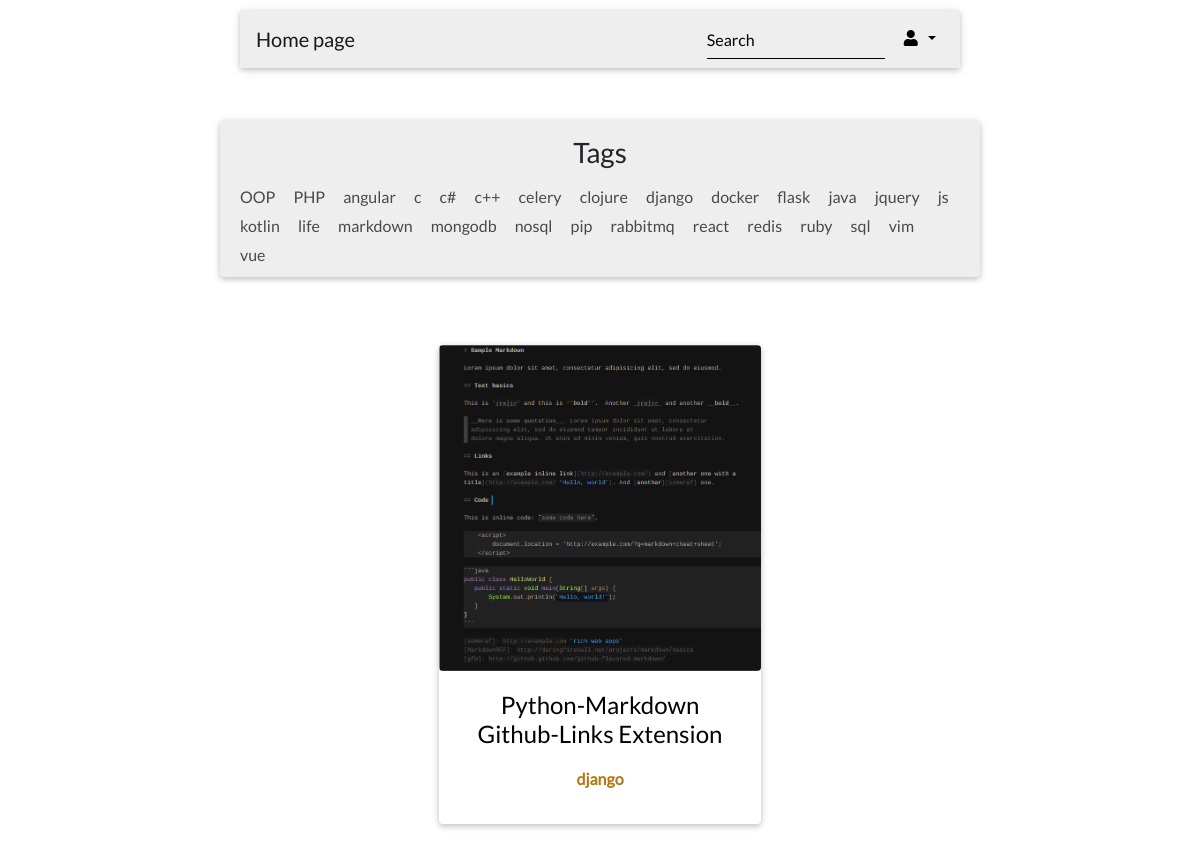
Page /blog/?tag=django on the earlier database version.
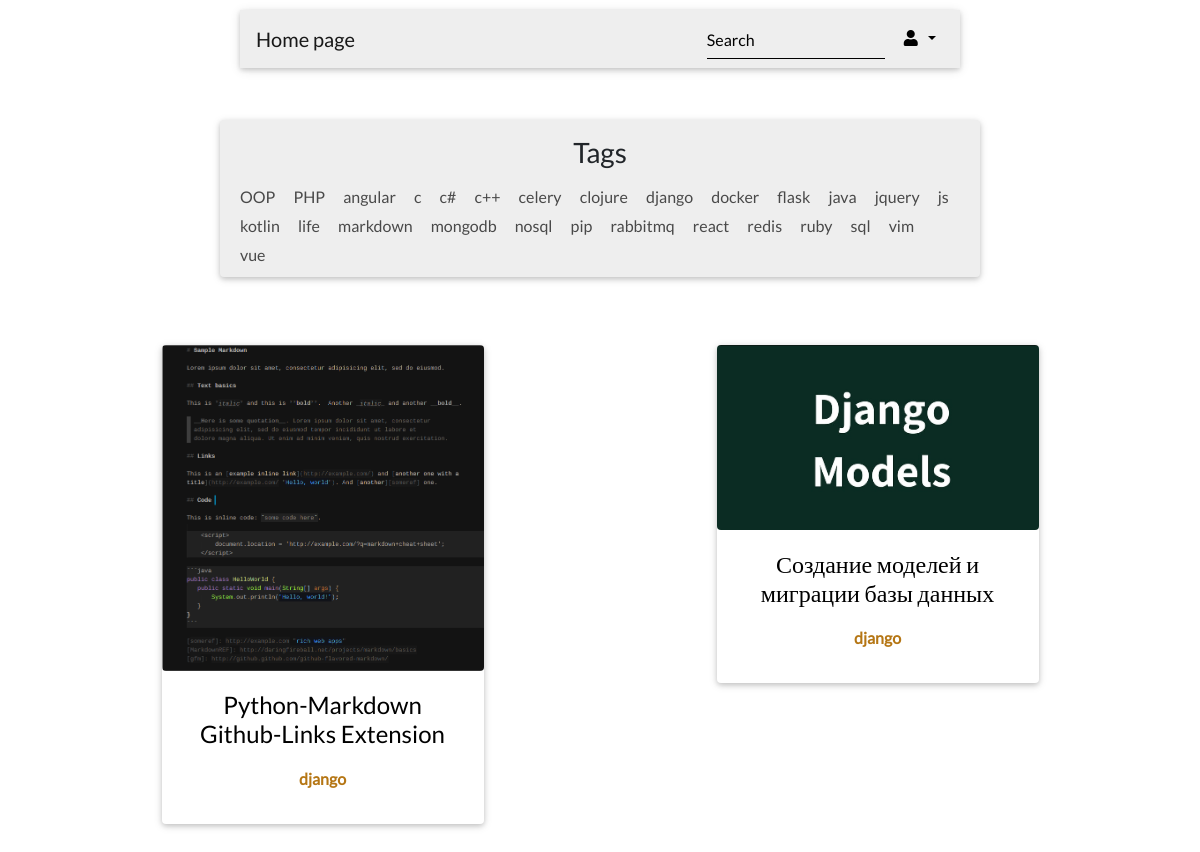
Same page on the later database version.
### blog/models.py (models this page shows, shortened)
class Tag(models.Model):
    title = models.CharField(max_length=50)
    slug = models.SlugField(max_length=50, unique=True)
    class Meta:
        ordering = ['title']

class Post(models.Model):
    title = models.CharField(max_length=150, db_index=True)
    slug = models.SlugField(max_length=150, blank=True, unique=True)
    article_image = models.ImageField(upload_to='media/', null=True, blank=True)
    body = RichTextUploadingField(blank=True, db_index=True)
    tags = models.ManyToManyField('Tag', blank=True, related_name='posts')
    date_pub = models.DateTimeField(auto_now_add=True)
    def get_absolute_url(self):
        return reverse('post_detail_url', kwargs={'slug': self.slug})
    class Meta:
        ordering = ['-date_pub']

### blog/views.py (the view)
# urls.py: path('', post_list, name='post_list_url'),
def post_list(request):
    search_query = request.GET.get('search', '')
    tag_query = request.GET.get('tag', '')
    string_url = None
    if search_query:
        posts = Post.objects.filter(
            Q(title__icontains=search_query) | Q(body__icontains=search_query)
        )
        string_url = '?search='+search_query
    elif tag_query:
        posts = Post.objects.filter(tags__slug__contains=tag_query)
        string_url = '?tag='+tag_query
    else:
        posts = Post.objects.all()
    tags = Tag.objects.all()
    paginator = Paginator(posts, 10)
    page_number = request.GET.get('page', 1)
    page = paginator.get_page(page_number)
    is_paginated = page.has_other_pages()
    if page.has_previous():
        if string_url:
            prev_url = string_url + '&page={}'.format(page.previous_page_number())
        else:
            prev_url = '?page={}'.format(page.previous_page_number())
    else:
        prev_url = ''
    if page.has_next():
        if string_url:
            next_url = string_url + '&page={}'.format(page.next_page_number())
        else:
            next_url = '?page={}'.format(page.next_page_number())
    else:
        next_url = ''
    context = {
        'page_object': page,
        'is_paginated': is_paginated,
        'prev_url': prev_url,
        'next_url': next_url,
        'tags': tags,
        'string_url': string_url+'&page=' if string_url else None, # for handle pagination when searching or tags
    }
    return render(request, 'blog/index.html', context=context)

### blog/templates/blog/index.html (shortened to what this page needs)
{% extends 'base.html' %}
{% block content %}
<div class="container" style="margin-top: 100px;">
<div class="row">
    <div class="col-8" id="tags">
        <h3 class="mt-3 text-center">Tags</h4>
        <ul class="tags-li">
            {% for tag in tags %}
                <a href="?tag={{ tag.title }}">
                    <li>
                        {{ tag.title }}
                    </li>
                </a>
            {% endfor %}
        </ul>
    </div>
</div>
<div class="row" id="article_block">
    {% for post in page_object.object_list %}
        {% include 'blog/includes/post_card_template.html' %}
    {% endfor %}
</div>
</div>
{% endblock %}

### templates/base.html (shortened to what this page needs)
{% load static %}
<!DOCTYPE html>
<html lang="en">
<head>
    <link rel="stylesheet" href="https://use.fontawesome.com/releases/v5.8.2/css/all.css">
    <link href="{% static 'css/bootstrap.min.css' %}" rel="stylesheet">
    <link href="{% static 'css/mdb.min.css' %}" rel="stylesheet">
    <link href="{% static 'css/styles.css' %}" rel="stylesheet">
</head>
<body>
    <nav class="navbar fixed-top  navbar-expand-lg navbar-light" style="width: 60%; margin-left:auto; margin-right:auto; margin-top: 10px; margin-bottom:40px; ">
        <a class="navbar-brand" href="{% url 'post_list_url' %}">Home page</a>
    <div class="collapse navbar-collapse" id="navbarSupportedContent-333">
    <ul class="navbar-nav ml-auto nav-flex-icons">
        <li class="nav-item">
            <form class="form-inline ml-auto" action="{% url 'post_list_url' %}">
                <div class="md-form my-0">
                    <input class="form-control mr-sm-2" type="text" placeholder="Search" aria-label="Search" name="search">
                </div>
            </form>
        </li>
        <li class="nav-item dropdown">
            <a class="nav-link dropdown-toggle" id="navbarDropdownMenuLink-333" data-toggle="dropdown"
            aria-haspopup="true" aria-expanded="false">
            <i class="fas fa-user"></i>
        </a>
    </li>
    </ul>
    </div>
    </nav>
{% block content %}{% endblock %}
</body>
</html>

### blog/templates/blog/includes/post_card_template.html (shortened to what this page needs)
{% load static %}
    <div class="col-md-4 col-md-offset-4 px-3">
        <div class="card m-2" ">
            {% if post.article_image %}
            <div class="view overlay zoom">
                <img src="{{ post.article_image.url }}" class="img-fluid">
            </div>
            {% endif %}
            <div class="card-body">
                <a href="{{ post.get_absolute_url }}">
                    <h4 class="card-title text-center">{{ post.title }}</h4>
                </a>
                <h6 class="font-weight-bold indigo-text py-2 text-center">
                {% for tag in post.tags.all %}
                <a href="?tag={{ tag.title }}">
                    {{ tag.title }}
                </a>
                {% endfor %}
                </h6>
            </div>
        </div>
    </div>

### static/css/styles.css (style rules this page uses)
* { font-family: Lato; }
a { color: #b57614; }
#article_block { margin: 60px 0px; }
#article_block>div { margin-right: auto; margin-left: auto; }
ul.tags-li { margin: 10px 0px; padding: 0px 0px; }
ul.tags-li li { color: #494949; display: inline-block; margin-top: 5px; margin-right: 5px; border-radius: 2px; padding: 0px 5px; }
#tags { margin-top: 20px; margin-right: auto; margin-left: auto; background-color: #eee; border-radius: .25em; box-shadow: 0 2px 5px 0 rgba(0,0,0,0.16), 0 2px 10px 0 rgba(0,0,0,0.12); }
.img-fluid { min-width: 100%; height: auto; }
.navbar { background-color: #eee; }
.view { border-radius: .25em; }
h4.card-title { color: black; }

Differences in the rows shown:
now on this page (row edited): Post: article_image (picture), title "Создание моделей и миграции базы данных", Tag (title "django")
